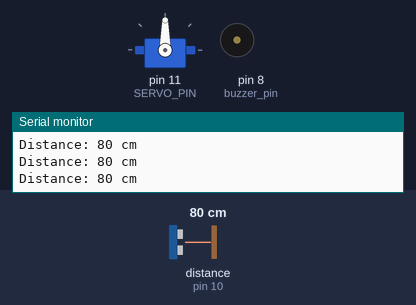
Bench run of a sketch on a simulated Arduino Uno, built with avr-gcc and run on an emulated ATmega328P. On the bench: servo, buzzer (waves = sounding), the last lines printed to the serial monitor. Wiring (inferred from the names in the program): ultrasonic range finder: trigger pin 9; echo pin 10. Inputs (shaded band) come from the test bench; at power-on: distance to the obstacle (sensor on pin 10) 80 cm. The echo pulse lasts 58.3 µs per cm.

Above: at 1.2 s.
1.3 s: distance to the obstacle (sensor on pin 10) set to 22 cm
2.8 s: distance to the obstacle (sensor on pin 10) set to 18 cm
At 3.9 s:
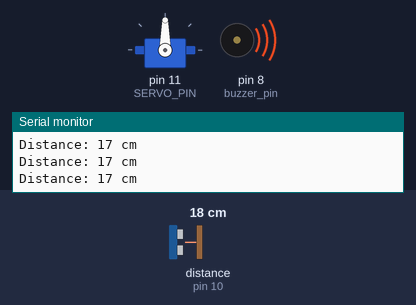
4.5 s: distance to the obstacle (sensor on pin 10) set to 250 cm
At 5.7 s:
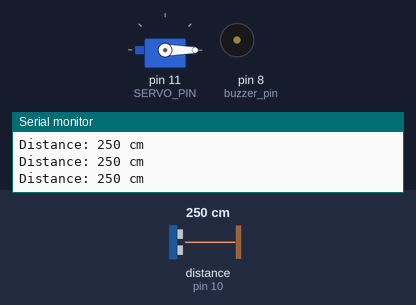
6.5 s: distance to the obstacle (sensor on pin 10) set to 23 cm
8.0 s: distance to the obstacle (sensor on pin 10) set to 19 cm
At 8.8 s:
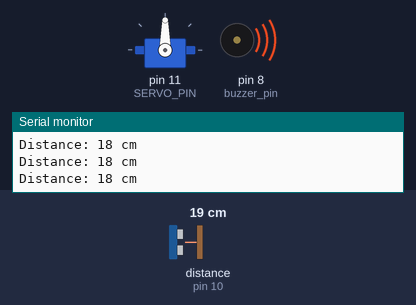
11.0 s: distance to the obstacle (sensor on pin 10) set to 35 cm
At 11.19 s:
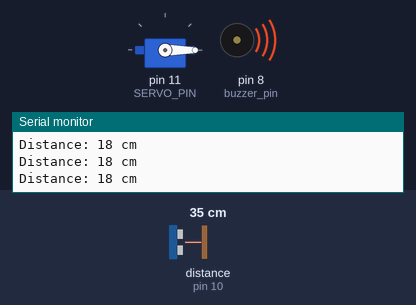
Timing chart, 0 to 14.0 s (numbered marks = the images above; inputs shaded):
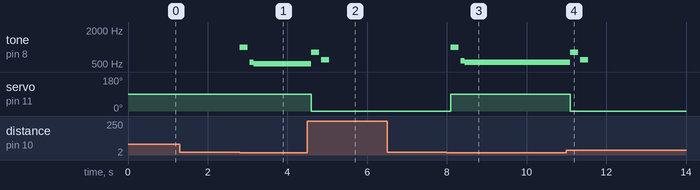

Measured:
- the behaviour switches between 21 and 20 cm on distance to the obstacle (sensor on pin 10) (found by bisection; images 0 and 1)
- the behaviour switches between 22 and 21 cm on distance to the obstacle (sensor on pin 10) (found by bisection; images 2 and 3)
- after the input at 2.8 s, tone on pin 8 (buzzer_pin): silent → 1000 Hz at once, → silent 0.20 s later, → 540 Hz 0.05 s later, → 510 Hz 0.10 s later
- after the input at 4.5 s, tone on pin 8 (buzzer_pin): 510 Hz → 800 Hz after 0.09 s, → silent 0.20 s later, → 600 Hz 0.05 s later, → silent 0.20 s later; servo on pin 11 (SERVO_PIN): 90° → 0° after 0.09 s
- after the input at 8.0 s, tone on pin 8 (buzzer_pin): silent → 1000 Hz after 0.09 s, → silent 0.20 s later, → 570 Hz 0.05 s later, → 540 Hz 0.10 s later; servo on pin 11 (SERVO_PIN): 0° → 90° after 0.09 s
- after the input at 11.0 s, tone on pin 8 (buzzer_pin): 540 Hz → 800 Hz after 0.10 s, → silent 0.20 s later, → 600 Hz 0.05 s later, → silent 0.20 s later; servo on pin 11 (SERVO_PIN): 90° → 0° after 0.10 s

The sketch:

automatic-trashbin.ino
```cpp
#include <Servo.h>

#define buzzer_pin 8
#define TRIGGER_PIN  9
#define ECHO_PIN     10
#define SERVO_PIN    11
#define MAX_DISTANCE 20

Servo servo;

bool isOpen = false;

void setup() {
  Serial.begin(9600);
  pinMode(TRIGGER_PIN, OUTPUT);
  pinMode(ECHO_PIN, INPUT);
  pinMode(buzzer_pin, OUTPUT);
  servo.attach(SERVO_PIN);
}

void soundOpen() {
  tone(buzzer_pin, 1000, 200);
  delay(250);
  tone(buzzer_pin, 1500, 200);
}

void soundClose() {
  tone(buzzer_pin, 800, 200);
  delay(250);
  tone(buzzer_pin, 600, 200);
}

void loop() {
  long duration, distance, noise;
  digitalWrite(TRIGGER_PIN, LOW);
  delayMicroseconds(2);
  digitalWrite(TRIGGER_PIN, HIGH);
  delayMicroseconds(10);
  digitalWrite(TRIGGER_PIN, LOW);
  duration = pulseIn(ECHO_PIN, HIGH);
  distance = (duration / 2) / 29.1;
  noise = (distance * 30);

  if (distance <= MAX_DISTANCE) {
    if(!isOpen){
      servo.write(90);
      soundOpen();
      isOpen = true;
    }
    tone(buzzer_pin, noise);
  }
  else {
    if(isOpen){
      servo.write(0);
      soundClose();
      isOpen = false;
    }

  }

  Serial.print("Distance: ");
  Serial.print(distance);
  Serial.println(" cm");

  delay(100);
}
```
